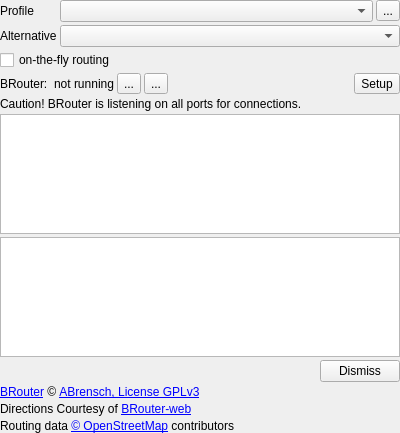
<?xml version="1.0" encoding="UTF-8"?>
<ui version="4.0">
 <class>IRouterBRouter</class>
 <widget class="QWidget" name="IRouterBRouter">
  <property name="geometry">
   <rect>
    <x>0</x>
    <y>0</y>
    <width>400</width>
    <height>433</height>
   </rect>
  </property>
  <property name="sizePolicy">
   <sizepolicy hsizetype="Preferred" vsizetype="Preferred">
    <horstretch>0</horstretch>
    <verstretch>0</verstretch>
   </sizepolicy>
  </property>
  <property name="windowTitle">
   <string>Form</string>
  </property>
  <layout class="QVBoxLayout" name="verticalLayout">
   <property name="spacing">
    <number>3</number>
   </property>
   <property name="leftMargin">
    <number>0</number>
   </property>
   <property name="topMargin">
    <number>0</number>
   </property>
   <property name="rightMargin">
    <number>0</number>
   </property>
   <property name="bottomMargin">
    <number>0</number>
   </property>
   <item>
    <layout class="QFormLayout" name="formLayout">
     <item row="0" column="0">
      <widget class="QLabel" name="label_2">
       <property name="text">
        <string>Profile</string>
       </property>
      </widget>
     </item>
     <item row="1" column="0">
      <widget class="QLabel" name="label_3">
       <property name="text">
        <string>Alternative</string>
       </property>
      </widget>
     </item>
     <item row="1" column="1">
      <widget class="QComboBox" name="comboAlternative">
       <property name="sizePolicy">
        <sizepolicy hsizetype="MinimumExpanding" vsizetype="Fixed">
         <horstretch>0</horstretch>
         <verstretch>0</verstretch>
        </sizepolicy>
       </property>
      </widget>
     </item>
     <item row="0" column="1">
      <layout class="QHBoxLayout" name="horizontalLayout">
       <item>
        <widget class="QComboBox" name="comboProfile">
         <property name="sizePolicy">
          <sizepolicy hsizetype="MinimumExpanding" vsizetype="Fixed">
           <horstretch>0</horstretch>
           <verstretch>0</verstretch>
          </sizepolicy>
         </property>
        </widget>
       </item>
       <item>
        <widget class="QToolButton" name="toolProfileInfo">
         <property name="toolTip">
          <string>display selected routing profile</string>
         </property>
         <property name="text">
          <string>...</string>
         </property>
         <property name="icon">
          <iconset resource="../../../resources.qrc">
           <normaloff>:/icons/32x32/Help.png</normaloff>:/icons/32x32/Help.png</iconset>
         </property>
        </widget>
       </item>
      </layout>
     </item>
    </layout>
   </item>
   <item>
    <layout class="QHBoxLayout" name="horizontalLayout_2">
     <item>
      <widget class="QCheckBox" name="checkFastRecalc">
       <property name="enabled">
        <bool>true</bool>
       </property>
       <property name="text">
        <string>on-the-fly routing</string>
       </property>
      </widget>
     </item>
     <item>
      <spacer name="horizontalSpacer">
       <property name="orientation">
        <enum>Qt::Horizontal</enum>
       </property>
       <property name="sizeHint" stdset="0">
        <size>
         <width>40</width>
         <height>20</height>
        </size>
       </property>
      </spacer>
     </item>
    </layout>
   </item>
   <item>
    <layout class="QHBoxLayout" name="horizontalLayout_3">
     <item>
      <widget class="QLabel" name="labelBRouter">
       <property name="text">
        <string>BRouter: </string>
       </property>
      </widget>
     </item>
     <item>
      <widget class="QLabel" name="labelStatus">
       <property name="text">
        <string>not running</string>
       </property>
      </widget>
     </item>
     <item>
      <widget class="QToolButton" name="toolToggleBRouter">
       <property name="toolTip">
        <string>start/stop BRouter</string>
       </property>
       <property name="text">
        <string>...</string>
       </property>
       <property name="icon">
        <iconset resource="../../../resources.qrc">
         <normaloff>:/icons/32x32/Off.png</normaloff>:/icons/32x32/Off.png</iconset>
       </property>
      </widget>
     </item>
     <item>
      <widget class="QToolButton" name="toolConsole">
       <property name="toolTip">
        <string>show BRouter console</string>
       </property>
       <property name="text">
        <string>...</string>
       </property>
       <property name="icon">
        <iconset resource="../../../resources.qrc">
         <normaloff>:/icons/32x32/TextLeft.png</normaloff>:/icons/32x32/TextLeft.png</iconset>
       </property>
      </widget>
     </item>
     <item>
      <spacer name="horizontalSpacer_2">
       <property name="orientation">
        <enum>Qt::Horizontal</enum>
       </property>
       <property name="sizeHint" stdset="0">
        <size>
         <width>40</width>
         <height>20</height>
        </size>
       </property>
      </spacer>
     </item>
     <item>
      <widget class="QToolButton" name="toolSetup">
       <property name="sizePolicy">
        <sizepolicy hsizetype="Minimum" vsizetype="Fixed">
         <horstretch>0</horstretch>
         <verstretch>0</verstretch>
        </sizepolicy>
       </property>
       <property name="text">
        <string>Setup</string>
       </property>
      </widget>
     </item>
    </layout>
   </item>
   <item>
    <widget class="QLabel" name="labelBRouterWarning">
     <property name="text">
      <string>Caution! BRouter is listening on all ports for connections.</string>
     </property>
     <property name="wordWrap">
      <bool>true</bool>
     </property>
    </widget>
   </item>
   <item>
    <widget class="QTextBrowser" name="textBRouterOutput">
     <property name="sizePolicy">
      <sizepolicy hsizetype="Expanding" vsizetype="Expanding">
       <horstretch>0</horstretch>
       <verstretch>0</verstretch>
      </sizepolicy>
     </property>
    </widget>
   </item>
   <item>
    <widget class="QTextBrowser" name="textBRouterError"/>
   </item>
   <item>
    <layout class="QHBoxLayout" name="horizontalLayout_4">
     <item>
      <spacer name="horizontalSpacer_3">
       <property name="orientation">
        <enum>Qt::Horizontal</enum>
       </property>
       <property name="sizeHint" stdset="0">
        <size>
         <width>40</width>
         <height>20</height>
        </size>
       </property>
      </spacer>
     </item>
     <item>
      <widget class="QPushButton" name="pushBRouterError">
       <property name="text">
        <string>Dismiss</string>
       </property>
      </widget>
     </item>
    </layout>
   </item>
   <item>
    <spacer name="verticalSpacer">
     <property name="orientation">
      <enum>Qt::Vertical</enum>
     </property>
     <property name="sizeHint" stdset="0">
      <size>
       <width>20</width>
       <height>40</height>
      </size>
     </property>
    </spacer>
   </item>
   <item>
    <widget class="QLabel" name="labelCopyrightBRouter">
     <property name="text">
      <string>&lt;p&gt;&lt;a href=&quot;http://brouter.de/brouter/&quot; target=&quot;_blank&quot;&gt;BRouter&lt;/a&gt; © &lt;a href=&quot;https://github.com/abrensch/brouter/blob/master/LICENSE&quot; target=&quot;_blank&quot;&gt;ABrensch, License GPLv3&lt;/a&gt;&lt;/p&gt;</string>
     </property>
     <property name="wordWrap">
      <bool>true</bool>
     </property>
     <property name="openExternalLinks">
      <bool>true</bool>
     </property>
    </widget>
   </item>
   <item>
    <widget class="QLabel" name="labelCopyrightBRouterWeb">
     <property name="text">
      <string>&lt;p&gt;Directions Courtesy of &lt;a href=&quot;http://brouter.de/brouter-web/&quot; target=&quot;_blank&quot;&gt;BRouter-web&lt;/a&gt; &lt;/p&gt;</string>
     </property>
     <property name="wordWrap">
      <bool>true</bool>
     </property>
     <property name="openExternalLinks">
      <bool>true</bool>
     </property>
    </widget>
   </item>
   <item>
    <widget class="QLabel" name="labelCopyrightOSM">
     <property name="text">
      <string>&lt;p&gt;Routing data &lt;a href=&quot;http://www.openstreetmap.org/copyright&quot; target=&quot;_blank&quot;&gt;© OpenStreetMap&lt;/a&gt; contributors&lt;/p&gt;</string>
     </property>
     <property name="wordWrap">
      <bool>true</bool>
     </property>
     <property name="openExternalLinks">
      <bool>true</bool>
     </property>
    </widget>
   </item>
  </layout>
 </widget>
 <resources>
  <include location="../../../resources.qrc"/>
 </resources>
 <connections/>
</ui>
